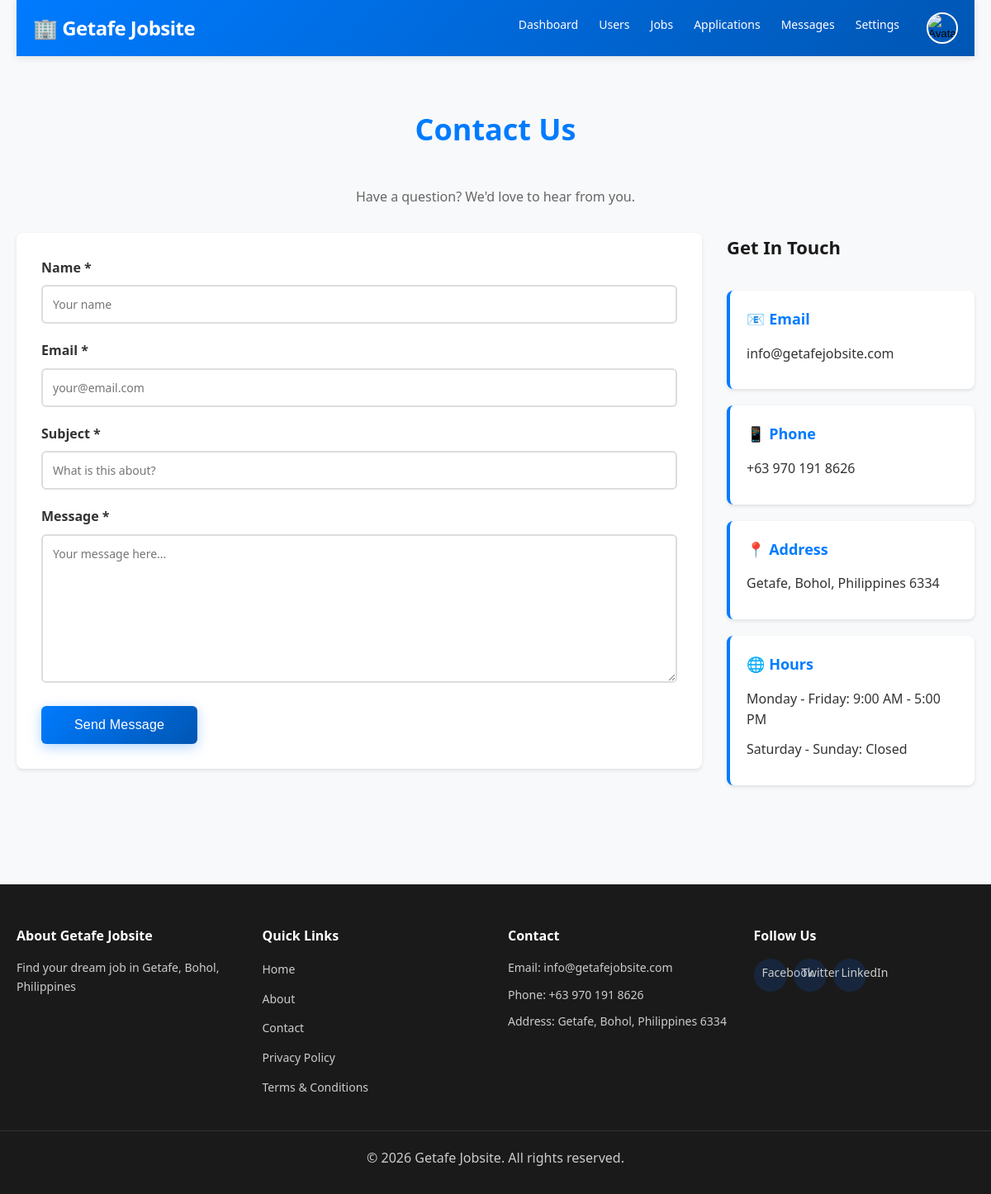
The page /public/contact.php (signed in) on the database its author committed.
### tables this page shows
CREATE TABLE `settings` (
  `id` int(11) NOT NULL AUTO_INCREMENT,
  `setting_key` varchar(100) DEFAULT NULL,
  `setting_value` longtext DEFAULT NULL,
  `created_at` timestamp NOT NULL DEFAULT current_timestamp(),
  `updated_at` timestamp NOT NULL DEFAULT current_timestamp() ON UPDATE current_timestamp(),
  PRIMARY KEY (`id`),
  UNIQUE KEY `setting_key` (`setting_key`)
);

### config/config.php (called while the page is built, shortened)
<?php
require_once __DIR__ . '/database.php';
function sanitize($data) {
    global $conn;
    return $conn->real_escape_string(htmlspecialchars(trim($data)));
}
function isLoggedIn() {
    return isset($_SESSION['user_id']) && !empty($_SESSION['user_id']);
}
function getUserType() {
    return $_SESSION['user_type'] ?? null;
}
function getSetting($key, $default = '') {
    global $conn;
    $key = sanitize($key);
    $result = $conn->query("SELECT setting_value FROM settings WHERE setting_key = '$key'");
    if ($result && $result->num_rows > 0) {
        $row = $result->fetch_assoc();
        return $row['setting_value'];
    }
    return $default;
}
?>

### public/contact.php (the view, shortened to what this page needs)
<?php
require_once '../config/config.php';
require_once '../includes/header.php';
?>
<div class="container">
    <?php require_once '../includes/navbar.php'; ?>
    <div class="contact-page">
        <h1>Contact Us</h1>
        <p class="subtitle">Have a question? We'd love to hear from you.</p>
        <div class="contact-container">
            <div class="contact-form-section">
                <form method="POST" class="contact-form">
                    <div class="form-group">
                        <label>Name *</label>
                        <input type="text" name="name" required placeholder="Your name">
                    </div>
                    <div class="form-group">
                        <label>Email *</label>
                        <input type="email" name="email" required placeholder="your@email.com">
                    </div>
                    <div class="form-group">
                        <label>Subject *</label>
                        <input type="text" name="subject" required placeholder="What is this about?">
                    </div>
                    <div class="form-group">
                        <label>Message *</label>
                        <textarea name="message" required rows="8" placeholder="Your message here..."></textarea>
                    </div>
                    <button type="submit" class="btn btn-primary btn-large">Send Message</button>
                </form>
            </div>
            <div class="contact-info-section">
                <h3>Get In Touch</h3>
                <div class="contact-info-box">
                    <h4>📧 Email</h4>
                    <p><?php echo getSetting('site_email', 'info@getafejobsite.com'); ?></p>
                </div>
                <div class="contact-info-box">
                    <h4>📱 Phone</h4>
                    <p><?php echo getSetting('contact_phone', '09701918626'); ?></p>
                </div>
                <div class="contact-info-box">
                    <h4>📍 Address</h4>
                    <p><?php echo getSetting('address', 'Getafe, Bohol, Philippines'); ?></p>
                </div>
                <div class="contact-info-box">
                    <h4>🌐 Hours</h4>
                    <p>Monday - Friday: 9:00 AM - 5:00 PM</p>
                    <p>Saturday - Sunday: Closed</p>
                </div>
            </div>
        </div>
    </div>
</div>
<?php require_once '../includes/footer.php'; ?>
</body>
</html>

### includes/navbar.php (shortened to what this page needs)
<?php
$user_type = getUserType();
$avatar = $_SESSION['avatar'] ?? '';
$avatar_src = !empty($avatar)
    ? (strpos($avatar, 'http') === 0 ? $avatar : BASE_URL . ltrim($avatar, '/'))
    : BASE_URL . 'assets/images/default-avatar.png';
?>
<nav class="navbar">
    <div class="nav-container">
        <div class="nav-logo">
            <a href="<?php echo BASE_URL; ?>">
                🏢 <?php echo getSetting('site_name', 'Getafe Jobsite'); ?>
            </a>
        </div>
        <div class="nav-menu" id="navMenu">
            <?php if (isLoggedIn()): ?>
                <?php if ($user_type === 'jobseeker'): ?>
                    <a href="<?php echo BASE_URL; ?>my-applications.php" class="nav-link">Applications</a>
                    <a href="<?php echo BASE_URL; ?>saved-jobs.php" class="nav-link">Saved Jobs</a>
                <?php elseif ($user_type === 'employer'): ?>
                    <a href="<?php echo BASE_URL; ?>post-job.php" class="nav-link">Post Job</a>
                    <a href="<?php echo BASE_URL; ?>my-jobs.php" class="nav-link">My Jobs</a>
                    <a href="<?php echo BASE_URL; ?>my-applications.php" class="nav-link">Applications</a>
                <?php elseif ($user_type === 'admin'): ?>
                    <a href="<?php echo BASE_URL; ?>admin/dashboard.php" class="nav-link">Dashboard</a>
                    <a href="<?php echo BASE_URL; ?>admin/manage-users.php" class="nav-link">Users</a>
                    <a href="<?php echo BASE_URL; ?>admin/manage-jobs.php" class="nav-link">Jobs</a>
                    <a href="<?php echo BASE_URL; ?>admin/manage-applications.php" class="nav-link">Applications</a>
                    <a href="<?php echo BASE_URL; ?>admin/manage-messages.php" class="nav-link">Messages</a>
                    <a href="<?php echo BASE_URL; ?>admin/settings.php" class="nav-link">Settings</a>
                <?php endif; ?>
                <div class="nav-user" id="navUserMenu">
                    <button type="button" class="avatar-btn" id="avatarBtn" aria-label="Open profile menu">
                        <img src="<?php echo htmlspecialchars($avatar_src, ENT_QUOTES, 'UTF-8'); ?>" alt="Avatar" class="avatar-small">
                    </button>
                </div>
            <?php else: ?>
                <a href="<?php echo BASE_URL; ?>login.php" class="btn btn-primary">Login</a>
                <a href="<?php echo BASE_URL; ?>register.php" class="btn btn-secondary">Register</a>
            <?php endif; ?>
        </div>
    </div>
</nav>

### includes/footer.php (shortened to what this page needs)
<?php
$site_email = getSetting('site_email', 'info@getafejobsite.com');
$contact_phone = getSetting('contact_phone', '0701918626');
$address = getSetting('address', 'Getafe, Bohol, Philippines');
$facebook_url = getSetting('facebook_url', 'https://facebook.com/');
$twitter_url = getSetting('twitter_url', 'https://twitter.com/');
$linkedin_url = getSetting('linkedin_url', 'https://linkedin.com/');
?>
<footer class="footer">
    <div class="footer-container">
        <div class="footer-section">
            <h4>About <?php echo getSetting('site_name', 'Getafe Jobsite'); ?></h4>
            <p><?php echo getSetting('site_description', 'Find your dream job in Getafe, Bohol'); ?></p>
        </div>
        <div class="footer-section">
            <h4>Quick Links</h4>
            <ul>
                <li><a href="<?php echo BASE_URL; ?>">Home</a></li>
                <li><a href="<?php echo BASE_URL; ?>about.php">About</a></li>
                <li><a href="<?php echo BASE_URL; ?>contact.php">Contact</a></li>
                <li><a href="<?php echo BASE_URL; ?>privacy-policy.php">Privacy Policy</a></li>
                <li><a href="<?php echo BASE_URL; ?>terms-and-conditions.php">Terms & Conditions</a></li>
            </ul>
        </div>
        <div class="footer-section">
            <h4>Contact</h4>
            <p>Email: <?php echo htmlspecialchars($site_email); ?></p>
            <p>Phone: <?php echo htmlspecialchars($contact_phone); ?></p>
            <p>Address: <?php echo htmlspecialchars($address); ?></p>
        </div>
        <div class="footer-section">
            <h4>Follow Us</h4>
            <div class="social-links">
                <a href="<?php echo htmlspecialchars($facebook_url); ?>" class="social-link" target="_blank" rel="noopener noreferrer">Facebook</a>
                <a href="<?php echo htmlspecialchars($twitter_url); ?>" class="social-link" target="_blank" rel="noopener noreferrer">Twitter</a>
                <a href="<?php echo htmlspecialchars($linkedin_url); ?>" class="social-link" target="_blank" rel="noopener noreferrer">LinkedIn</a>
            </div>
        </div>
    </div>
    <div class="footer-bottom">
        <p>&copy; 2026 <?php echo getSetting('site_name', 'Getafe Jobsite'); ?>. All rights reserved.</p>
    </div>
</footer>

### css/admin.css (style rules this page uses)
.about-page, .contact-page { padding: 30px 0; }
.about-hero, .contact-page > h1 { text-align: center; margin-bottom: 40px; }
.about-section h2, .contact-page h1 { color: #007bff; }
.contact-container { display: grid; grid-template-columns: 1fr 300px; gap: 30px; margin: 30px 0; }
.contact-form-section { background: white; padding: 30px; border-radius: 8px; box-shadow: 0 2px 4px rgba(0,0,0,0.1); }
.contact-info-section { display: flex; flex-direction: column; gap: 20px; }
.contact-info-box { background: white; padding: 20px; border-radius: 8px; box-shadow: 0 2px 4px rgba(0,0,0,0.1); }
.contact-info-box h4 { margin-top: 0; color: #007bff; }

### includes/header.php (style rules this page uses)
* { margin: 0; padding: 0; box-sizing: border-box; }
html { scroll-behavior: smooth; font-size: 16px; }
body { font-family: 'Segoe UI', Tahoma, Geneva, Verdana, sans-serif; background-color: #f8f9fa; color: #333; line-height: 1.6; }
.container { max-width: 1200px; margin: 0 auto; padding: 0 20px; }
.navbar { background: linear-gradient(135deg, #007bff 0%, #0056b3 100%); padding: 15px 0; box-shadow: 0 2px 10px rgba(0, 0, 0, 0.1); position: sticky; top: 0; z-index: 1000; }
.navbar .nav-container { max-width: 1200px; margin: 0 auto; padding: 0 20px; display: flex; justify-content: space-between; align-items: center; }
.nav-logo a { color: white; text-decoration: none; font-size: 24px; font-weight: bold; }
.nav-menu { display: flex; list-style: none; gap: 25px; align-items: center; }
.nav-link { color: white; text-decoration: none; font-weight: 500; transition: color 0.3s; }
.btn { display: inline-block; padding: 10px 20px; border: none; border-radius: 6px; cursor: pointer; font-size: 14px; transition: all 0.3s ease; text-decoration: none; text-align: center; font-weight: 500; }
.btn-primary { background: linear-gradient(135deg, #007bff 0%, #0056b3 100%); color: white; }
.btn-large { padding: 14px 40px; font-size: 16px; }
.form-group { margin-bottom: 20px; }
.form-group label { display: block; margin-bottom: 8px; font-weight: 600; }
.form-group input, .form-group textarea, .form-group select { width: 100%; padding: 12px; border: 2px solid #ddd; border-radius: 6px; font-size: 14px; font-family: inherit; }
.footer { background-color: #1a1a1a; color: white; padding: 50px 0 20px; margin-top: 50px; }
.footer-container { max-width: 1200px; margin: 0 auto; padding: 0 20px; display: grid; grid-template-columns: repeat(auto-fit, minmax(220px, 1fr)); gap: 30px; margin-bottom: 30px; }
.footer-section h4 { margin-bottom: 15px; color: #fff; }
.footer-section p, .footer-section a { color: #ccc; font-size: 14px; text-decoration: none; }
.footer-bottom { border-top: 1px solid #333; padding-top: 20px; text-align: center; color: #ccc; max-width: 1200px; margin: 0 auto; padding-left: 20px; padding-right: 20px; }

### includes/navbar.php (style rules this page uses)
.nav-user { position: relative !important; display: flex !important; align-items: center !important; margin-left: 8px !important; }
.avatar-btn { border: 0 !important; background: transparent !important; padding: 0 !important; cursor: pointer !important; display: inline-flex !important; align-items: center !important; justify-content: center !important; }
.avatar-small { width: 38px !important; height: 38px !important; border-radius: 50% !important; object-fit: cover !important; border: 2px solid #ffffff !important; display: block !important; }

### rows shown on the page
settings: setting_value "Getafe Jobsite"
settings: setting_value "info@getafejobsite.com"
settings: setting_value "+63 970 191 8626"
settings: setting_value "Getafe, Bohol, Philippines 6334"
settings: setting_value "Find your dream job in Getafe, Bohol, Philippines"
